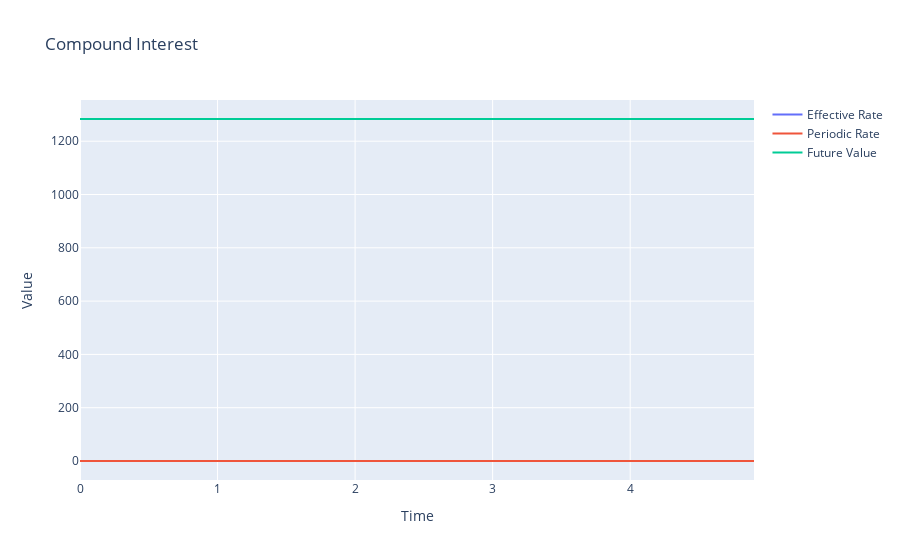

Notebook source saved alongside this figure:
### Code cell
# Enable the pretty printing of the results
init_printing()

# Data
principal = Symbol('P')
nominal_rate = Symbol('r')
compounding_periods = Symbol('n')
time = Symbol('t')

# Calculation
r = Symbol('r')
effective_rate = (1 + r/compounding_periods)**(compounding_periods*time) - 1
display(Eq(Symbol('Effective Rate'), effective_rate))

periodic_rate = r/compounding_periods
display(Eq(Symbol('Periodic Rate'), periodic_rate))

future_value = principal*(1 + periodic_rate)**(compounding_periods*time)
display(Eq(Symbol('Future Value'), future_value))

# Substitute the values in the equations
substitution = {principal:1000, nominal_rate:0.05, compounding_periods:12, time:5}
effective_rate = effective_rate.subs(substitution)
periodic_rate = periodic_rate.subs(substitution)
future_value = future_value.subs(substitution)

# Plotting
time_range = np.arange(0, substitution[time], 0.1)
effective_values = np.array( [effective_rate.subs(time, t) for t in time_range] ).astype(float)
periodic_values = np.array( [periodic_rate.subs(time, t) for t in time_range] ).astype(float)
future_values = np.array( [future_value.subs(time, t) for t in time_range] ).astype(float)

# Creating the plot
fig = go.Figure()
fig.add_trace(go.Scatter(x=time_range, y=effective_values, mode='lines', name='Effective Rate'))
fig.add_trace(go.Scatter(x=time_range, y=periodic_values, mode='lines', name='Periodic Rate'))
fig.add_trace(go.Scatter(x=time_range, y=future_values, mode='lines', name='Future Value'))
fig.update_layout(title='Compound Interest', xaxis_title='Time', yaxis_title='Value')

### Figure 1 — Plotly figure (JSON) as saved in the notebook; plotly's stock layout.template omitted (floating-point values rounded to 4 significant figures)
{"data": [{"mode": "lines", "name": "Effective Rate", "type": "scatter", "x": [0, 0.1, 0.2, 0.3, 0.4, 0.5, 0.6, 0.7, 0.8, 0.9, 1, 1.1, 1.2, 1.3, 1.4, 1.5, 1.6, 1.7, 1.8, 1.9, 2, 2.1, 2.2, 2.3, 2.4, 2.5, 2.6, 2.7, 2.8, 2.9, 3, 3.1, 3.2, 3.3, 3.4, 3.5, 3.6, 3.7, 3.8, 3.9, 4, 4.1, 4.2, 4.3, 4.4, 4.5, 4.6, 4.7, 4.8, 4.9], "y": [0.2834, 0.2834, 0.2834, 0.2834, 0.2834, 0.2834, 0.2834, 0.2834, 0.2834, 0.2834, 0.2834, 0.2834, 0.2834, 0.2834, 0.2834, 0.2834, 0.2834, 0.2834, 0.2834, 0.2834, 0.2834, 0.2834, 0.2834, 0.2834, 0.2834, 0.2834, 0.2834, 0.2834, 0.2834, 0.2834, 0.2834, 0.2834, 0.2834, 0.2834, 0.2834, 0.2834, 0.2834, 0.2834, 0.2834, 0.2834, 0.2834, 0.2834, 0.2834, 0.2834, 0.2834, 0.2834, 0.2834, 0.2834, 0.2834, 0.2834]}, {"mode": "lines", "name": "Periodic Rate", "type": "scatter", "x": [0, 0.1, 0.2, 0.3, 0.4, 0.5, 0.6, 0.7, 0.8, 0.9, 1, 1.1, 1.2, 1.3, 1.4, 1.5, 1.6, 1.7, 1.8, 1.9, 2, 2.1, 2.2, 2.3, 2.4, 2.5, 2.6, 2.7, 2.8, 2.9, 3, 3.1, 3.2, 3.3, 3.4, 3.5, 3.6, 3.7, 3.8, 3.9, 4, 4.1, 4.2, 4.3, 4.4, 4.5, 4.6, 4.7, 4.8, 4.9], "y": [0.004167, 0.004167, 0.004167, 0.004167, 0.004167, 0.004167, 0.004167, 0.004167, 0.004167, 0.004167, 0.004167, 0.004167, 0.004167, 0.004167, 0.004167, 0.004167, 0.004167, 0.004167, 0.004167, 0.004167, 0.004167, 0.004167, 0.004167, 0.004167, 0.004167, 0.004167, 0.004167, 0.004167, 0.004167, 0.004167, 0.004167, 0.004167, 0.004167, 0.004167, 0.004167, 0.004167, 0.004167, 0.004167, 0.004167, 0.004167, 0.004167, 0.004167, 0.004167, 0.004167, 0.004167, 0.004167, 0.004167, 0.004167, 0.004167, 0.004167]}, {"mode": "lines", "name": "Future Value", "type": "scatter", "x": [0, 0.1, 0.2, 0.3, 0.4, 0.5, 0.6, 0.7, 0.8, 0.9, 1, 1.1, 1.2, 1.3, 1.4, 1.5, 1.6, 1.7, 1.8, 1.9, 2, 2.1, 2.2, 2.3, 2.4, 2.5, 2.6, 2.7, 2.8, 2.9, 3, 3.1, 3.2, 3.3, 3.4, 3.5, 3.6, 3.7, 3.8, 3.9, 4, 4.1, 4.2, 4.3, 4.4, 4.5, 4.6, 4.7, 4.8, 4.9], "y": [1283.0, 1283.0, 1283.0, 1283.0, 1283.0, 1283.0, 1283.0, 1283.0, 1283.0, 1283.0, 1283.0, 1283.0, 1283.0, 1283.0, 1283.0, 1283.0, 1283.0, 1283.0, 1283.0, 1283.0, 1283.0, 1283.0, 1283.0, 1283.0, 1283.0, 1283.0, 1283.0, 1283.0, 1283.0, 1283.0, 1283.0, 1283.0, 1283.0, 1283.0, 1283.0, 1283.0, 1283.0, 1283.0, 1283.0, 1283.0, 1283.0, 1283.0, 1283.0, 1283.0, 1283.0, 1283.0, 1283.0, 1283.0, 1283.0, 1283.0]}], "layout": {"title": {"text": "Compound Interest"}, "xaxis": {"title": {"text": "Time"}}, "yaxis": {"title": {"text": "Value"}}}}
